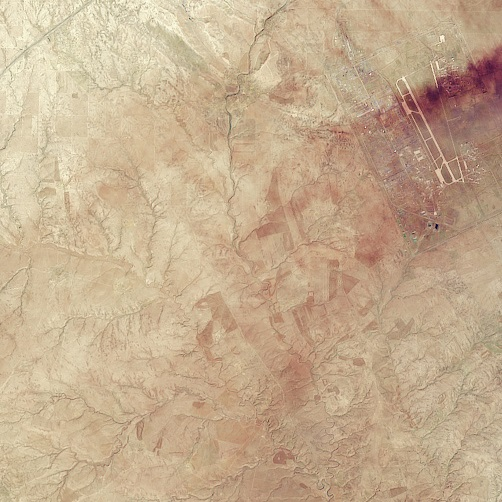
%> input picture Datasets/pair1-1.jpg, 502 x 502 px
$ octave COFSM_main.m   (GNU Octave 9; MATLAB toolbox functions it lacks are replaced by stand-ins)
%> lines starting %> are read from the running program, lines starting %| are printed output that depends on the picture
%%   Paper: Multi-Modal Remote Sensing Image Matching Considering Co-Occurrence Filter
%%   accepted : IEEE TIP
%%   Schoole:----School of Remote Sensing and Information Engineering,Wuhan University.
%%   Author:-----Yongxiang Yao
%%   For more details of images datasets see the website link: https://ieee-dataport.org/documents/cofsm
%%   See website link for more details of Code: https://skyearth.org/publication/project/CoFSM/
%%   Author's Github link: https://github.com/yyxgiser/CoFSM
%%   Time: ------2020.05.17.
clear ;
close all;
addpath(genpath('CoFSM'));
%% *************************************************************************************
% file_image ='D:\Code\ImagesDataes\MRSI_Datasets';
file_image= '.\Images';              % Replace this path to test other image datas
[filename,pathname]=uigetfile({'*.*','All Files(*.*)'},'select image',file_image); image_1=imread(strcat(pathname,filename));
%> the answer given: ../Datasets/pair1-1.jpg
%> further down, image_1 is the input picture: size 502x502x3 uint8; mean R, G, B 197.3, 173, 143.6
[filename,pathname]=uigetfile({'*.*','All Files(*.*)'},'select image',file_image); image_2=imread(strcat(pathname,filename));
%> the answer given: ../Datasets/pair1-2.jpg
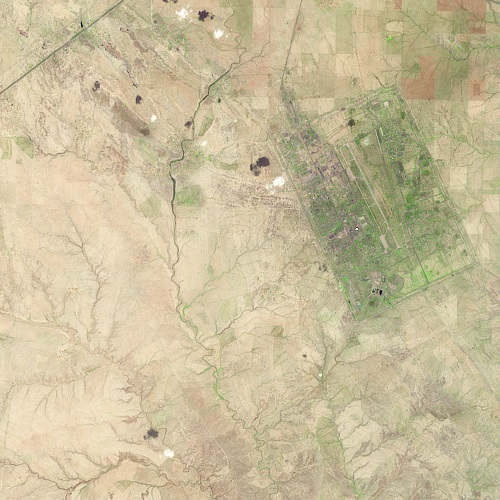
%> input picture Datasets/pair1-2.jpg, 500 x 500 px
%> further down, image_2 is the input picture: size 500x500x3 uint8; mean R, G, B 201.3, 189.2, 155.6

t1=clock;
%% 1 Initial parameters setting
sigma_s=5;                 % The main parameters of co-occurrence filtering: filter initial window size [3, 5, 10]
sigma_1=1.6;              % Scale of the first layer: 1.6
ratio=2^(1/3);             % scale ratio
Mmax=4;                    % the number of layers in the scale space
first_layer=1;               % extreme point detection start layer number
d_SH=1300;                % Feature point extraction threshold size [500, 1000, 1300, 1500, 2000]
change_form='Similarity'; % 'Similarity'£¬'Affine';

disp('Start processing, please waiting...');
%% 2 Convert input image format
[~,~,num1]=size(image_1);
%> num1 = 3
[~,~,num2]=size(image_2);
%> num2 = 3
if(num1==3)
    image_11=rgb2gray(image_1);
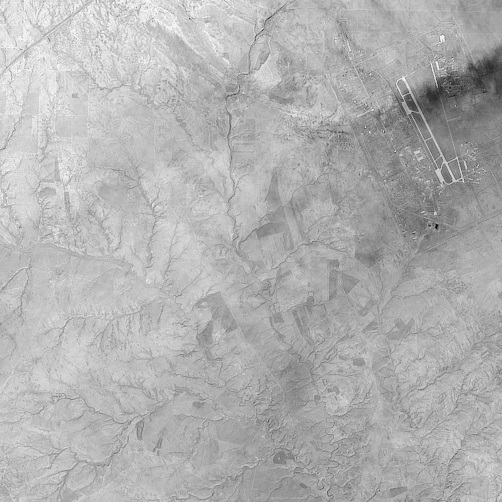
%> image_11: size 502x502 uint8; min 6, max 252, mean 176.9
else
    image_11=image_1;
end
if(num2==3)
    image_22=rgb2gray(image_2);
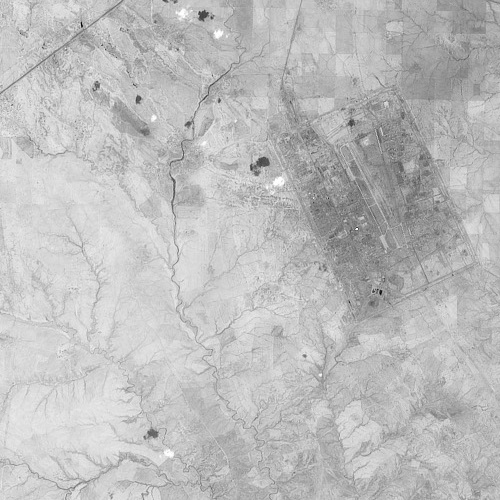
%> image_22: size 500x500 uint8; min 2, max 255, mean 189
else
    image_22=image_2;
end
image_11=double(image_11(:,:,1));
%> image_11: size 502x502 double
image_22=double(image_22(:,:,1));
%> image_22: size 500x500 double
%% 3 Create create_CoOcurscale_space
tic;
%> (the run ends here)
